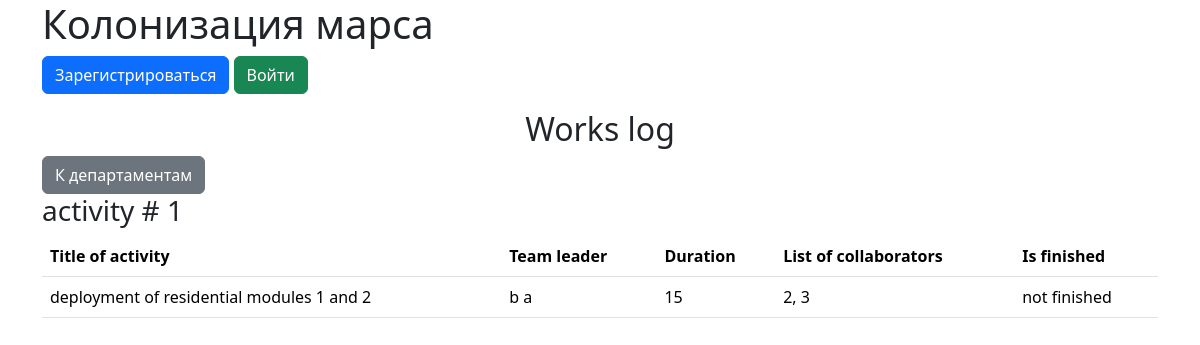
Before: / with the older database file.
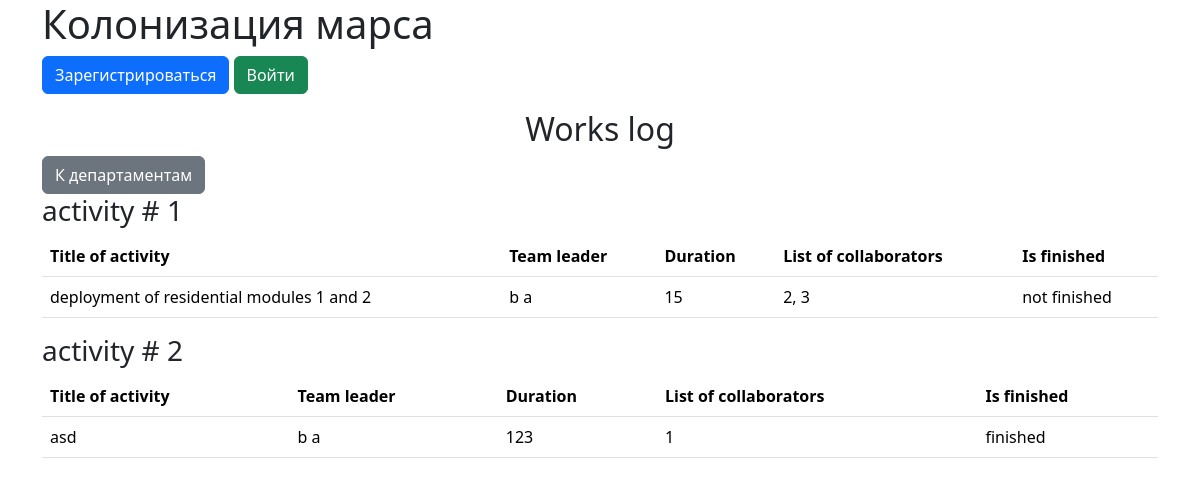
After: the same page with the newer database file.
### data/jobs.py (models this page shows)
class Jobs(SqlAlchemyBase, SerializerMixin):
    __tablename__ = "jobs"
    id = sqlalchemy.Column(sqlalchemy.Integer,
                           primary_key=True, autoincrement=True)
    team_leader = sqlalchemy.Column(sqlalchemy.Integer, sqlalchemy.ForeignKey("users.id"))
    job = sqlalchemy.Column(sqlalchemy.String)
    work_size = sqlalchemy.Column(sqlalchemy.Integer)
    collaborators = sqlalchemy.Column(sqlalchemy.String)
    start_date = sqlalchemy.Column(sqlalchemy.DateTime, default=datetime.datetime.now)
    end_date = sqlalchemy.Column(sqlalchemy.DateTime, nullable=True)
    is_finished = sqlalchemy.Column(sqlalchemy.Boolean)
    user = orm.relationship('User')

### data/users.py (models this page shows, shortened)
class User(SqlAlchemyBase, UserMixin, SerializerMixin):
    __tablename__ = "users"
    id = sqlalchemy.Column(sqlalchemy.Integer,
                           primary_key=True, autoincrement=True)
    surname = sqlalchemy.Column(sqlalchemy.String)
    name = sqlalchemy.Column(sqlalchemy.String)
    age = sqlalchemy.Column(sqlalchemy.Integer)
    position = sqlalchemy.Column(sqlalchemy.String)
    speciality = sqlalchemy.Column(sqlalchemy.String)
    address = sqlalchemy.Column(sqlalchemy.String)
    email = sqlalchemy.Column(sqlalchemy.String, unique=True)
    city_from = sqlalchemy.Column(sqlalchemy.String)
    hashed_password = sqlalchemy.Column(sqlalchemy.String)
    modified_date = sqlalchemy.Column(sqlalchemy.DateTime, default=datetime.datetime.now)
    jobs = orm.relationship("Jobs", back_populates='user')
    departments = orm.relationship("Department", back_populates='user')

### main.py (the view)
@app.route("/")
def index():
    db_sess = db_session.create_session()
    param = {}
    param["activities"] = db_sess.query(Jobs).all()
    param["current_user"] = current_user
    return flask.render_template('job-journal.html', **param)

### data/db_session.py (called while the page is built)
def create_session() -> Session:
    global __factory
    return __factory()

### templates/job-journal.html (shortened to what this page needs)
{% extends 'base.html' %}
{% block content %}
  <h2 class="text-center">Works log</h2>
  <a href="/departments/" class="btn btn-secondary">К департаментам</a>
  {% for job in activities %}
    <h3>activity # {{loop.index}}</h3>
    <table class="table">
      <thead>
        <tr>
          <th scope="col">Title of activity</th>
          <th scope="col">Team leader</th>
          <th scope="col">Duration</th>
          <th scope="col">List of collaborators</th>
          <th scope="col">Is finished</th>
        </tr>
      </thead>
      <tbody>
        <tr>
          <td>{{ job.job }}</td>
          <td>{{ job.user.name }} {{ job.user.surname }}</td>
          <td>{{ job.work_size }}</td>
          <td>{{ job.collaborators }}</td>
          <td>{% if job.is_finished %}finished{% else %}not finished{% endif %}</td>
        </tr>
      </tbody>
    </table>
  {% endfor %}
{% endblock %}

Changed rows visible on the page:
added Jobs: job "asd", user.name "b", user.surname "a", work_size "123", collaborators "1", is_finished "finished"
